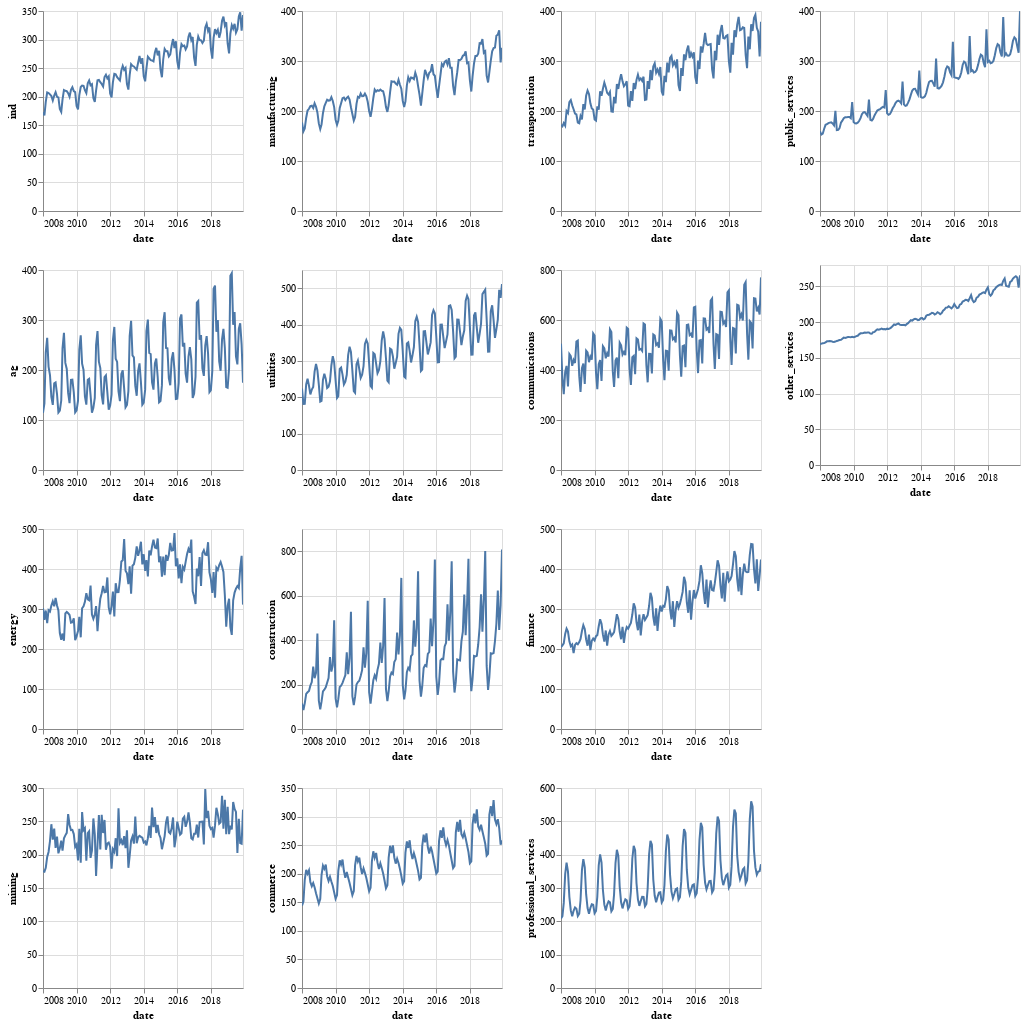

Here is the notebook cell this chart was saved with:
### Code cell
g1 | g2 | g3 | g4

### Figure 1 — Vega-Lite specification as saved in the notebook (floating-point values rounded to 4 significant figures; data arrays with more than 128 entries replaced by an {"elided": "..."} marker saying what was removed)
{"config": {"view": {"continuousWidth": 400, "continuousHeight": 300}}, "hconcat": [{"repeat": {"row": ["ind", "ag", "energy", "mining"]}, "spec": {"data": {"name": "data-555165871f727ef11be52f7976347a82"}, "mark": "line", "encoding": {"x": {"type": "temporal", "field": "date"}, "y": {"type": "quantitative", "field": {"repeat": "row"}}}, "height": 200, "selection": {"selector014": {"type": "interval", "bind": "scales", "encodings": ["x", "y"]}}, "width": 200}}, {"repeat": {"row": ["manufacturing", "utilities", "construction", "commerce"]}, "spec": {"data": {"name": "data-555165871f727ef11be52f7976347a82"}, "mark": "line", "encoding": {"x": {"type": "temporal", "field": "date"}, "y": {"type": "quantitative", "field": {"repeat": "row"}}}, "height": 200, "selection": {"selector015": {"type": "interval", "bind": "scales", "encodings": ["x", "y"]}}, "width": 200}}, {"repeat": {"row": ["transportation", "communications", "finance", "professional_services"]}, "spec": {"data": {"name": "data-555165871f727ef11be52f7976347a82"}, "mark": "line", "encoding": {"x": {"type": "temporal", "field": "date"}, "y": {"type": "quantitative", "field": {"repeat": "row"}}}, "height": 200, "selection": {"selector016": {"type": "interval", "bind": "scales", "encodings": ["x", "y"]}}, "width": 200}}, {"repeat": {"row": ["public_services", "other_services"]}, "spec": {"data": {"name": "data-555165871f727ef11be52f7976347a82"}, "mark": "line", "encoding": {"x": {"type": "temporal", "field": "date"}, "y": {"type": "quantitative", "field": {"repeat": "row"}}}, "height": 200, "selection": {"selector017": {"type": "interval", "bind": "scales", "encodings": ["x", "y"]}}, "width": 200}}], "$schema": "https://vega.github.io/schema/vega-lite/v4.8.1.json", "datasets": {"data-555165871f727ef11be52f7976347a82": {"elided": "144 records"}}}
